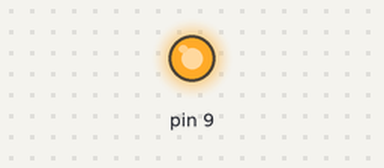
The sketch below on a simulated Arduino Uno, built with avr-gcc and run on an emulated ATmega328P. Shown: output pins drawn as LEDs (lit = HIGH).

Above: at 12.8 s.
At 26.6 s:
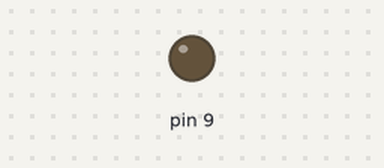
Timing chart, 0 to 40.0 s (numbered marks = the images above):
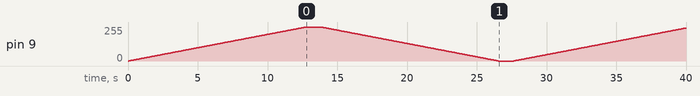

The sketch:

Dc_motor.ino
```cpp
//Code for motor to run from min to max speed and vice versa on a dc motor
void setup()
{
  pinMode(9,OUTPUT);
}
void loop()
{
  for (int i=0;i<=255;i++)
  {
    analogWrite(9,i);
    delay(50);
  }
  delay(1000);
  for (int i=255;i>=0;i--)
  {
    analogWrite(9,i);
    delay(50);
  }
  delay(1000);
}
```
